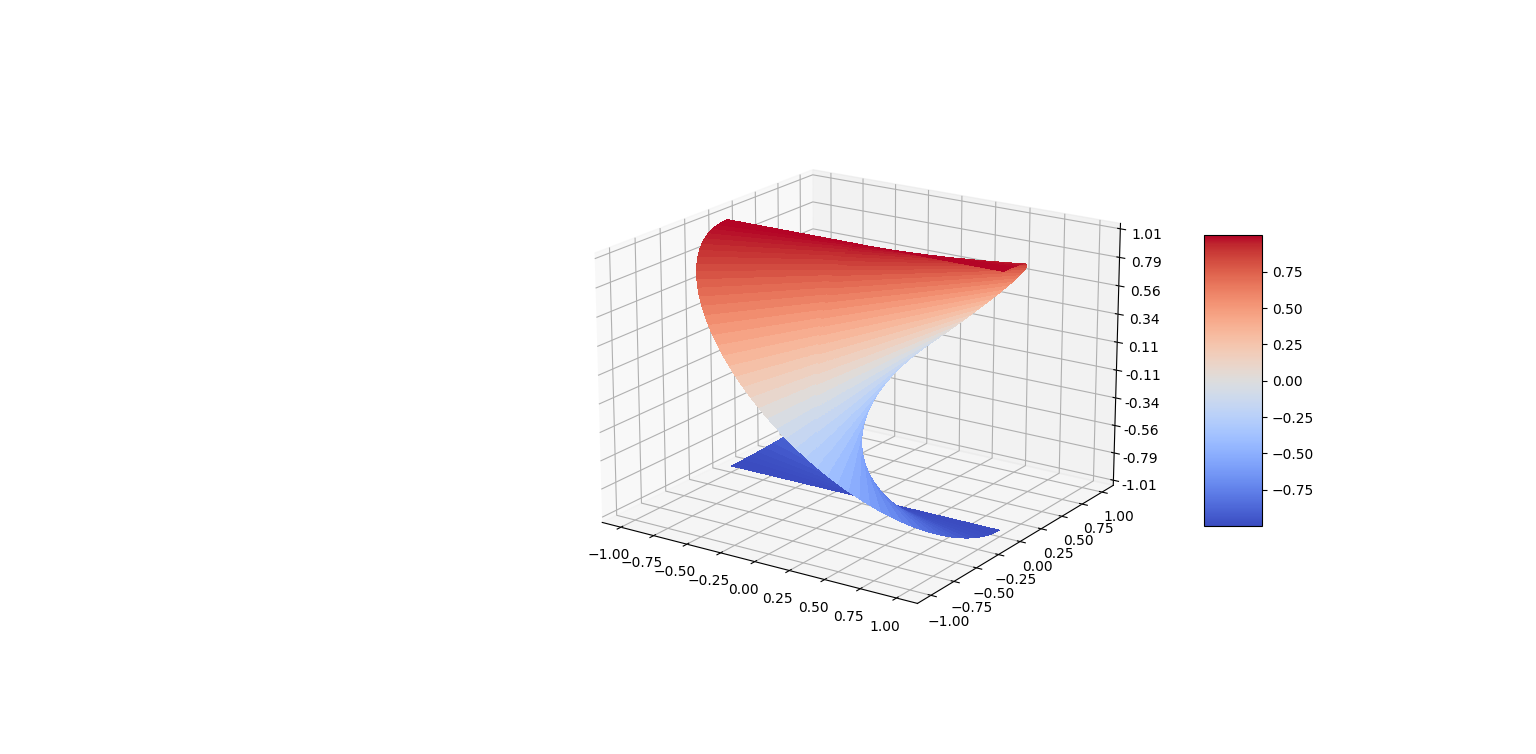

The Python source for this figure:
import matplotlib.pyplot as plt
import numpy as np

from matplotlib import cm
from matplotlib.ticker import LinearLocator
from cmath import pi

def f(x):    
    return x/np.sqrt(1 + x**2) 

def g(y):    
    return y/np.sqrt(1 - y**2) 

fig, ax = plt.subplots(subplot_kw={"projection": "3d"})
granularity = 0.001

numberOfPoints = 1/granularity - 2

# Make data.
radius = np.arange(granularity, 1- granularity, granularity)



# Make data

angle = np.arange(granularity, pi-granularity , (pi-granularity)/numberOfPoints)
T = np.outer(radius , np.cos(angle))
U = np.outer(radius, np.sin(angle))
X = np.outer(g(radius) , np.cos(angle))
Y = np.outer(g(radius), np.sin(angle))
Z = f(X/Y)
# Plot the surface.
surf1 = ax.plot_surface(T, U, Z, cmap=cm.coolwarm,
                       linewidth=0, antialiased=False)

# Make data.
angle = np.arange(pi + granularity, 2* pi-granularity , 
                 (pi-granularity)/numberOfPoints)

# Make data
T = np.outer(radius , np.cos(angle))
U = np.outer(radius, np.sin(angle))
X = np.outer(g(radius) , np.cos(angle))
Y = np.outer(g(radius), np.sin(angle))
Z = f(X/Y)
# Plot the surface.
surf2 = ax.plot_surface(T, U, Z, cmap=cm.coolwarm,
                       linewidth=0, antialiased=False)

# Customize the z axis.
ax.set_zlim(-1.01, 1.01)
ax.zaxis.set_major_locator(LinearLocator(10))
# A StrMethodFormatter is used automatically
ax.zaxis.set_major_formatter('{x:.02f}')

# Add a color bar which maps values to colors.
fig.colorbar(surf1, shrink=0.5, aspect=5)

plt.show()
